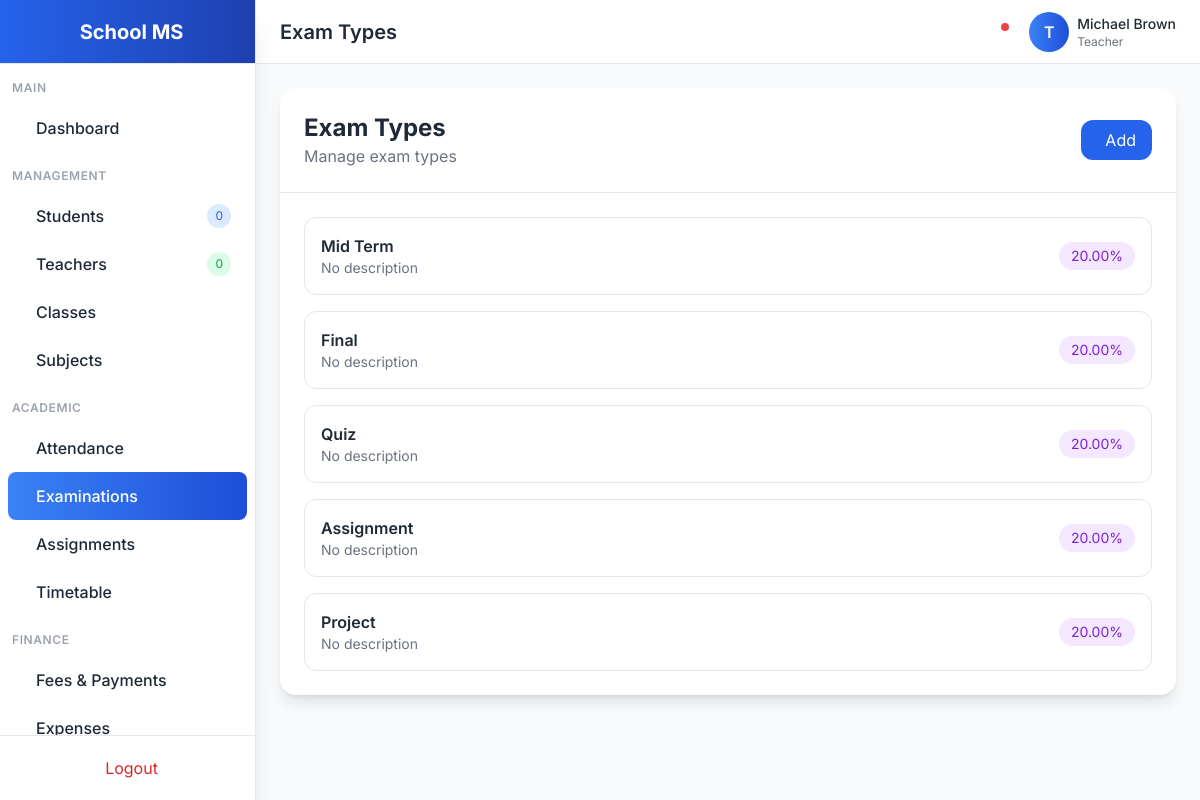
/examinations/types/ (signed in), run on the app's committed database.
### accounts/models.py (models this page shows, shortened)
class User(AbstractUser):
    ROLE_CHOICES = [
        ('admin', 'Admin'),
        ('teacher', 'Teacher'),
        ('student', 'Student'),
        ('parent', 'Parent'),
    ]
    GENDER_CHOICES = [
        ('male', 'Male'),
        ('female', 'Female'),
        ('other', 'Other'),
    ]
    role = models.CharField(max_length=20, choices=ROLE_CHOICES, default='student')
    gender = models.CharField(max_length=10, choices=GENDER_CHOICES, blank=True)
    phone = models.CharField(max_length=20, blank=True)
    address = models.TextField(blank=True)
    photo = models.ImageField(upload_to='profiles/', blank=True, null=True)
    date_of_birth = models.DateField(null=True, blank=True)
    created_at = models.DateTimeField(auto_now_add=True)
    updated_at = models.DateTimeField(auto_now=True)
    class Meta:
        ordering = ['-created_at']

### examinations/models.py (models this page shows, shortened)
class ExamType(models.Model):
    name = models.CharField(max_length=100)
    description = models.TextField(blank=True)
    weight_percentage = models.DecimalField(max_digits=5, decimal_places=2)

### examinations/views.py (the view)
# urls.py: path('types/', views.ExamTypeListView.as_view(), name='exam-type-list'),
class ExamTypeListView(LoginRequiredMixin, ListView):
    model = ExamType
    template_name = 'examinations/exam_type_list.html'
    context_object_name = 'exam_types'

### templates/examinations/exam_type_list.html (shortened to what this page needs)
{% extends 'base.html' %}
{% block page_title %}Exam Types{% endblock %}
{% block content %}
<div class="bg-white dark:bg-gray-800 rounded-2xl shadow-lg">
    <div class="p-6 border-b dark:border-gray-700 flex justify-between items-center">
        <div>
            <h2 class="text-2xl font-bold">Exam Types</h2>
            <p class="text-gray-500">Manage exam types</p>
        </div>
        <a href="{% url 'exam-type-create' %}" class="px-4 py-2 bg-primary-600 text-white rounded-xl hover:bg-primary-700">
             Add
        </a>
    </div>
    <div class="p-6">
        <div class="space-y-4">
            {% for exam_type in exam_types %}
            <div class="flex items-center justify-between p-4 border rounded-xl">
                <div>
                    <h3 class="font-semibold">{{ exam_type.name }}</h3>
                    <p class="text-sm text-gray-500">{{ exam_type.description|default:"No description" }}</p>
                </div>
                <span class="px-3 py-1 bg-purple-100 text-purple-700 rounded-full text-sm">
                    {{ exam_type.weight_percentage }}%
                </span>
            </div>
            {% empty %}
            <p class="text-gray-500 text-center py-4">No exam types</p>
            {% endfor %}
        </div>
    </div>
</div>
{% endblock %}

### templates/base.html (shortened to what this page needs)
<!DOCTYPE html>
<html lang="en" class="light">
<head>
    <script src="https://cdn.tailwindcss.com"></script>
    <link href="https://cdn.jsdelivr.net/npm/remixicon@3.5.0/fonts/remixicon.css" rel="stylesheet">
</head>
<body class="bg-gray-50 dark:bg-gray-900 text-gray-800 dark:text-gray-100 transition-colors duration-300">
    {% if user.is_authenticated %}
    <div class="flex h-screen overflow-hidden">
        <aside class="w-64 bg-white dark:bg-gray-800 border-r dark:border-gray-700 flex flex-col shadow-xl z-20">
            <div class="h-16 flex items-center justify-center border-b dark:border-gray-700 bg-gradient-to-r from-primary-600 to-primary-800">
                <span class="text-xl font-bold text-white">School MS</span>
            </div>
            <nav class="flex-1 overflow-y-auto py-4">
                <div class="px-3 mb-2">
                    <p class="text-xs font-semibold text-gray-400 uppercase tracking-wider">Main</p>
                </div>
                <a href="{% url 'dashboard' %}" class="sidebar-item flex items-center px-4 py-3 mx-2 rounded-lg {% if request.path == '/' or request.path == '/dashboard/' %}active{% else %}hover:bg-gray-100 dark:hover:bg-gray-700{% endif %}">
                    <span class="font-medium">Dashboard</span>
                </a>
                <div class="px-3 mt-4 mb-2">
                    <p class="text-xs font-semibold text-gray-400 uppercase tracking-wider">Management</p>
                </div>
                <a href="{% url 'student-list' %}" class="sidebar-item flex items-center px-4 py-3 mx-2 rounded-lg {% if 'student' in request.path %}active{% else %}hover:bg-gray-100 dark:hover:bg-gray-700{% endif %}">
                    <span class="font-medium">Students</span>
                    <span class="ml-auto bg-primary-100 dark:bg-primary-900 text-primary-600 dark:text-primary-300 text-xs px-2 py-1 rounded-full">{{ students_count|default:0 }}</span>
                </a>
                <a href="{% url 'teacher-list' %}" class="sidebar-item flex items-center px-4 py-3 mx-2 rounded-lg {% if 'teacher' in request.path %}active{% else %}hover:bg-gray-100 dark:hover:bg-gray-700{% endif %}">
                    <span class="font-medium">Teachers</span>
                    <span class="ml-auto bg-green-100 dark:bg-green-900 text-green-600 dark:text-green-300 text-xs px-2 py-1 rounded-full">{{ teachers_count|default:0 }}</span>
                </a>
                <a href="{% url 'class-section-list' %}" class="sidebar-item flex items-center px-4 py-3 mx-2 rounded-lg {% if 'class' in request.path %}active{% else %}hover:bg-gray-100 dark:hover:bg-gray-700{% endif %}">
                    <span class="font-medium">Classes</span>
                </a>
                <a href="{% url 'subject-list' %}" class="sidebar-item flex items-center px-4 py-3 mx-2 rounded-lg {% if 'subject' in request.path %}active{% else %}hover:bg-gray-100 dark:hover:bg-gray-700{% endif %}">
                    <span class="font-medium">Subjects</span>
                </a>
                <div class="px-3 mt-4 mb-2">
                    <p class="text-xs font-semibold text-gray-400 uppercase tracking-wider">Academic</p>
                </div>
                <a href="{% url 'attendance-list' %}" class="sidebar-item flex items-center px-4 py-3 mx-2 rounded-lg {% if 'attendance' in request.path %}active{% else %}hover:bg-gray-100 dark:hover:bg-gray-700{% endif %}">
                    <span class="font-medium">Attendance</span>
                </a>
                <a href="{% url 'exam-schedule-list' %}" class="sidebar-item flex items-center px-4 py-3 mx-2 rounded-lg {% if 'exam' in request.path or 'grade' in request.path %}active{% else %}hover:bg-gray-100 dark:hover:bg-gray-700{% endif %}">
                    <span class="font-medium">Examinations</span>
                </a>
                <a href="{% url 'assignment-list' %}" class="sidebar-item flex items-center px-4 py-3 mx-2 rounded-lg {% if 'assignment' in request.path %}active{% else %}hover:bg-gray-100 dark:hover:bg-gray-700{% endif %}">
                    <span class="font-medium">Assignments</span>
                </a>
                <a href="{% url 'timetable-list' %}" class="sidebar-item flex items-center px-4 py-3 mx-2 rounded-lg {% if 'timetable' in request.path %}active{% else %}hover:bg-gray-100 dark:hover:bg-gray-700{% endif %}">
                    <span class="font-medium">Timetable</span>
                </a>
                <div class="px-3 mt-4 mb-2">
                    <p class="text-xs font-semibold text-gray-400 uppercase tracking-wider">Finance</p>
                </div>
                <a href="{% url 'fee-payment-list' %}" class="sidebar-item flex items-center px-4 py-3 mx-2 rounded-lg {% if 'fee' in request.path or 'finance' in request.path %}active{% else %}hover:bg-gray-100 dark:hover:bg-gray-700{% endif %}">
                    <span class="font-medium">Fees & Payments</span>
                </a>
                <a href="{% url 'expense-list' %}" class="sidebar-item flex items-center px-4 py-3 mx-2 rounded-lg {% if 'expense' in request.path %}active{% else %}hover:bg-gray-100 dark:hover:bg-gray-700{% endif %}">
                    <span class="font-medium">Expenses</span>
                </a>
            </nav>
            <div class="p-3 border-t dark:border-gray-700">
                <a href="{% url 'logout' %}" class="flex items-center justify-center px-4 py-2 text-red-600 hover:bg-red-50 dark:hover:bg-red-900/20 rounded-lg transition">
                    <span>Logout</span>
                </a>
            </div>
        </aside>
        <div class="flex-1 flex flex-col overflow-hidden">
            <header class="h-16 bg-white dark:bg-gray-800 border-b dark:border-gray-700 flex items-center justify-between px-6 shadow-sm">
                <div class="flex items-center">
                    <h1 class="text-xl font-semibold">{% block page_title %}Dashboard{% endblock %}</h1>
                </div>
                <div class="flex items-center space-x-4">
                    <button onclick="toggleTheme()" class="p-2 rounded-lg hover:bg-gray-100 dark:hover:bg-gray-700 transition">
                    </button>
                    <div class="relative">
                        <button class="p-2 rounded-lg hover:bg-gray-100 dark:hover:bg-gray-700 transition">
                            <span class="absolute top-1 right-1 w-2 h-2 bg-red-500 rounded-full"></span>
                        </button>
                    </div>
                    <div class="flex items-center space-x-2">
                        <div class="w-10 h-10 rounded-full bg-gradient-to-r from-primary-500 to-primary-700 flex items-center justify-center text-white font-semibold">
                            {{ user.username|make_list|first|upper }}
                        </div>
                        <div class="hidden md:block">
                            <p class="text-sm font-medium">{{ user.get_full_name|default:user.username }}</p>
                            <p class="text-xs text-gray-500">{{ user.get_role_display }}</p>
                        </div>
                    </div>
                </div>
            </header>
            <main class="flex-1 overflow-y-auto p-6 bg-gray-50 dark:bg-gray-900">
                {% block content %}{% endblock %}
            </main>
        </div>
    </div>
    {% else %}
    <main class="min-h-screen flex items-center justify-center bg-gradient-to-br from-primary-600 via-primary-700 to-primary-900">
        {% block auth_content %}{% endblock %}
    </main>
    {% endif %}
</body>
</html>

### templates/base.html (style rules this page uses)
body { font-family: 'Inter', sans-serif; }
.sidebar-item.active { background: linear-gradient(90deg, #3b82f6 0%, #1d4ed8 100%); color: white; }

### data on the page
User: username|make_list "T", get_full_name "Michael Brown", role "Teacher"
ExamType: name "Mid Term", description "No description", weight_percentage "20.00"
ExamType: name "Final", description "No description", weight_percentage "20.00"
ExamType: name "Quiz", description "No description", weight_percentage "20.00"
ExamType: name "Assignment", description "No description", weight_percentage "20.00"
ExamType: name "Project", description "No description", weight_percentage "20.00"

### other printed values
{{ students_count|default:0 }} "0"
{{ teachers_count|default:0 }} "0"
